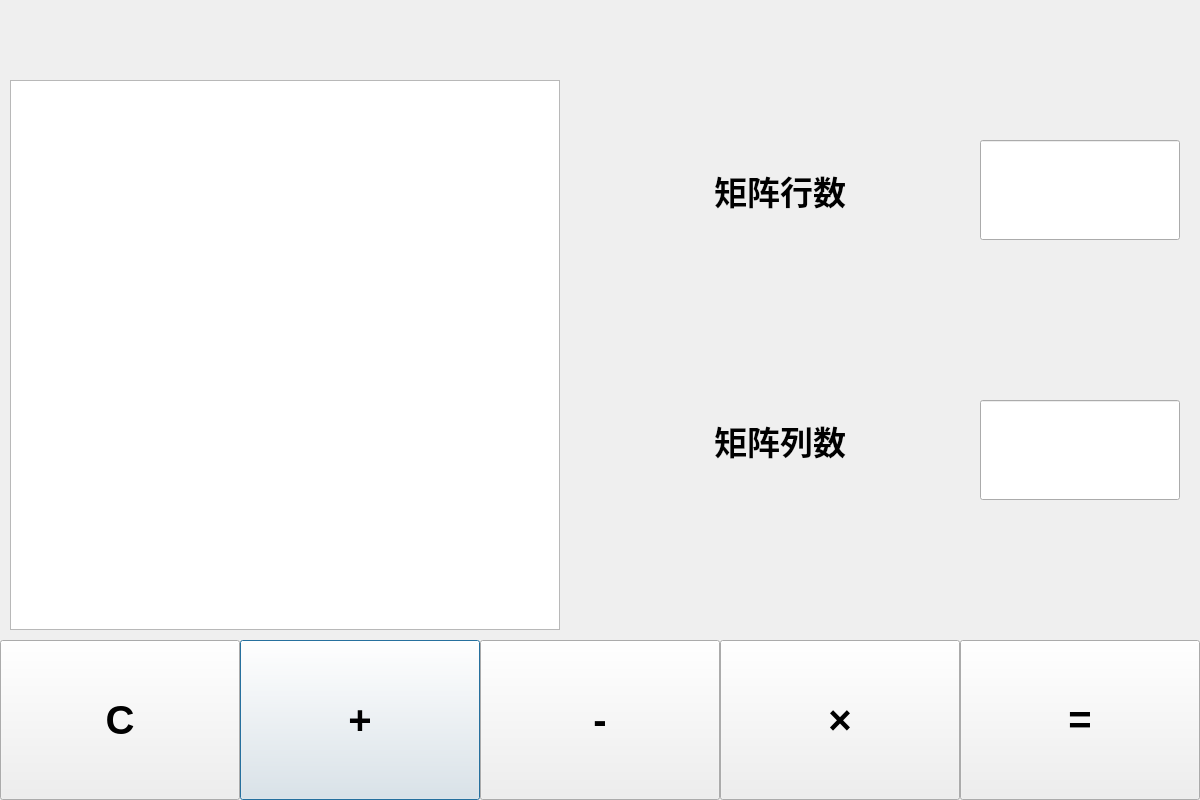
<?xml version="1.0" encoding="UTF-8"?>
<ui version="4.0">
 <class>MatrixFunction</class>
 <widget class="QDialog" name="MatrixFunction">
  <property name="geometry">
   <rect>
    <x>0</x>
    <y>0</y>
    <width>1200</width>
    <height>800</height>
   </rect>
  </property>
  <property name="windowTitle">
   <string>Dialog</string>
  </property>
  <widget class="QLabel" name="RowLabel_Matrix">
   <property name="geometry">
    <rect>
     <x>680</x>
     <y>90</y>
     <width>200</width>
     <height>200</height>
    </rect>
   </property>
   <property name="font">
    <font>
     <pointsize>25</pointsize>
     <weight>75</weight>
     <bold>true</bold>
    </font>
   </property>
   <property name="text">
    <string>矩阵行数</string>
   </property>
   <property name="alignment">
    <set>Qt::AlignCenter</set>
   </property>
  </widget>
  <widget class="QLineEdit" name="RowMatrix">
   <property name="geometry">
    <rect>
     <x>980</x>
     <y>140</y>
     <width>200</width>
     <height>100</height>
    </rect>
   </property>
   <property name="font">
    <font>
     <pointsize>30</pointsize>
     <weight>75</weight>
     <bold>true</bold>
    </font>
   </property>
   <property name="text">
    <string/>
   </property>
   <property name="alignment">
    <set>Qt::AlignRight|Qt::AlignTrailing|Qt::AlignVCenter</set>
   </property>
  </widget>
  <widget class="QLabel" name="ColumnLabel">
   <property name="geometry">
    <rect>
     <x>680</x>
     <y>340</y>
     <width>200</width>
     <height>200</height>
    </rect>
   </property>
   <property name="font">
    <font>
     <pointsize>25</pointsize>
     <weight>75</weight>
     <bold>true</bold>
    </font>
   </property>
   <property name="text">
    <string>矩阵列数</string>
   </property>
   <property name="alignment">
    <set>Qt::AlignCenter</set>
   </property>
  </widget>
  <widget class="QLineEdit" name="ColumnMatrix">
   <property name="geometry">
    <rect>
     <x>980</x>
     <y>400</y>
     <width>200</width>
     <height>100</height>
    </rect>
   </property>
   <property name="font">
    <font>
     <pointsize>30</pointsize>
     <weight>75</weight>
     <bold>true</bold>
    </font>
   </property>
   <property name="alignment">
    <set>Qt::AlignRight|Qt::AlignTrailing|Qt::AlignVCenter</set>
   </property>
  </widget>
  <widget class="QTableWidget" name="Display">
   <property name="geometry">
    <rect>
     <x>10</x>
     <y>80</y>
     <width>550</width>
     <height>550</height>
    </rect>
   </property>
   <property name="font">
    <font>
     <pointsize>15</pointsize>
    </font>
   </property>
   <property name="autoScrollMargin">
    <number>0</number>
   </property>
  </widget>
  <widget class="QPushButton" name="PlusButton">
   <property name="geometry">
    <rect>
     <x>240</x>
     <y>640</y>
     <width>240</width>
     <height>160</height>
    </rect>
   </property>
   <property name="font">
    <font>
     <pointsize>30</pointsize>
     <weight>75</weight>
     <bold>true</bold>
    </font>
   </property>
   <property name="text">
    <string>+</string>
   </property>
  </widget>
  <widget class="QPushButton" name="SubstractButton">
   <property name="geometry">
    <rect>
     <x>480</x>
     <y>640</y>
     <width>240</width>
     <height>160</height>
    </rect>
   </property>
   <property name="font">
    <font>
     <pointsize>30</pointsize>
     <weight>75</weight>
     <bold>true</bold>
    </font>
   </property>
   <property name="text">
    <string>-</string>
   </property>
  </widget>
  <widget class="QPushButton" name="MultiplyButton">
   <property name="geometry">
    <rect>
     <x>720</x>
     <y>640</y>
     <width>240</width>
     <height>160</height>
    </rect>
   </property>
   <property name="font">
    <font>
     <pointsize>30</pointsize>
     <weight>75</weight>
     <bold>true</bold>
    </font>
   </property>
   <property name="text">
    <string>×</string>
   </property>
  </widget>
  <widget class="QPushButton" name="EqualsButton">
   <property name="geometry">
    <rect>
     <x>960</x>
     <y>640</y>
     <width>240</width>
     <height>160</height>
    </rect>
   </property>
   <property name="font">
    <font>
     <pointsize>30</pointsize>
     <weight>75</weight>
     <bold>true</bold>
    </font>
   </property>
   <property name="text">
    <string>=</string>
   </property>
  </widget>
  <widget class="QPushButton" name="ClearButton">
   <property name="geometry">
    <rect>
     <x>0</x>
     <y>640</y>
     <width>240</width>
     <height>160</height>
    </rect>
   </property>
   <property name="font">
    <font>
     <pointsize>30</pointsize>
     <weight>75</weight>
     <bold>true</bold>
    </font>
   </property>
   <property name="text">
    <string>C</string>
   </property>
  </widget>
 </widget>
 <resources/>
 <connections/>
</ui>
